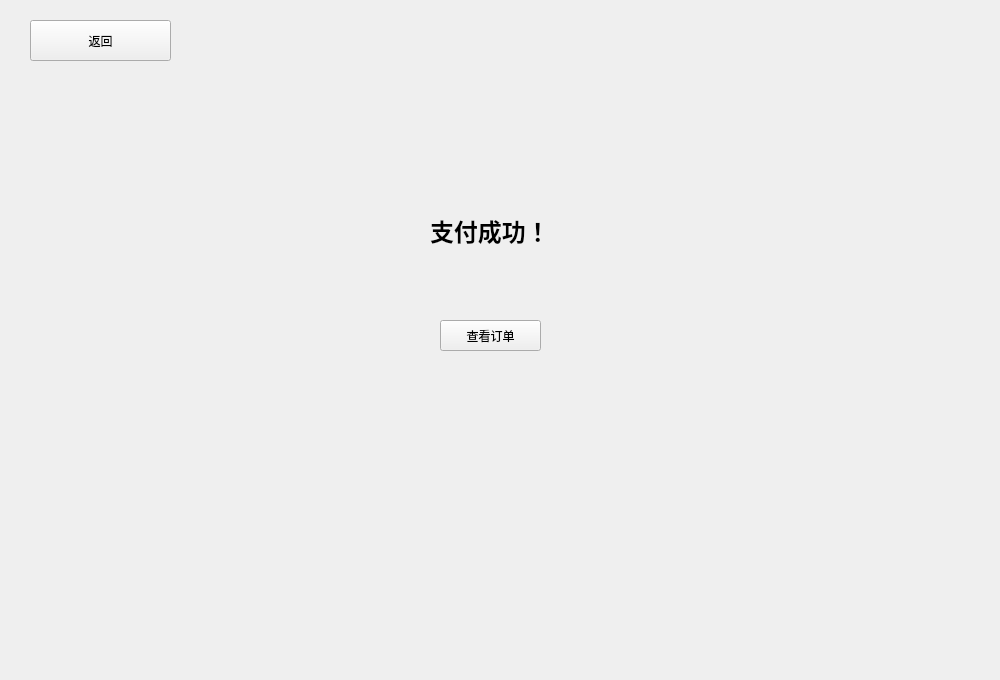
<?xml version="1.0" encoding="UTF-8"?>
<ui version="4.0">
 <class>pay_success</class>
 <widget class="QWidget" name="pay_success">
  <property name="geometry">
   <rect>
    <x>0</x>
    <y>0</y>
    <width>1000</width>
    <height>680</height>
   </rect>
  </property>
  <property name="minimumSize">
   <size>
    <width>1000</width>
    <height>680</height>
   </size>
  </property>
  <property name="maximumSize">
   <size>
    <width>1000</width>
    <height>680</height>
   </size>
  </property>
  <property name="windowTitle">
   <string>Form</string>
  </property>
  <widget class="QPushButton" name="look_order_button">
   <property name="geometry">
    <rect>
     <x>440</x>
     <y>320</y>
     <width>101</width>
     <height>31</height>
    </rect>
   </property>
   <property name="text">
    <string>查看订单</string>
   </property>
  </widget>
  <widget class="QLabel" name="label">
   <property name="geometry">
    <rect>
     <x>430</x>
     <y>210</y>
     <width>131</width>
     <height>41</height>
    </rect>
   </property>
   <property name="text">
    <string>&lt;html&gt;&lt;head/&gt;&lt;body&gt;&lt;p&gt;&lt;span style=&quot; font-size:18pt; font-weight:700;&quot;&gt;支付成功！&lt;/span&gt;&lt;/p&gt;&lt;/body&gt;&lt;/html&gt;</string>
   </property>
  </widget>
  <widget class="QPushButton" name="back_mainp_button">
   <property name="geometry">
    <rect>
     <x>30</x>
     <y>20</y>
     <width>141</width>
     <height>41</height>
    </rect>
   </property>
   <property name="text">
    <string>返回</string>
   </property>
  </widget>
 </widget>
 <resources/>
 <connections/>
</ui>
